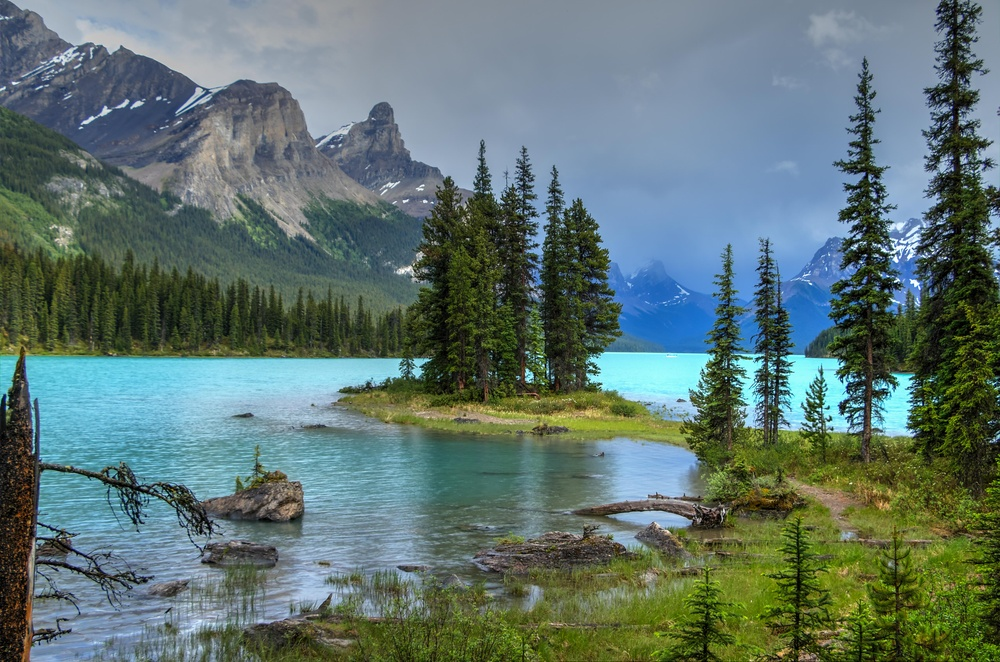
#> input picture images/parktree.jpg, 1000 x 662 px, shrunk from 5442 x 3603 before the run, found by its file name
$ python color_maps.py
#> lines starting #> are read from the running program, lines starting #| are printed output that depends on the picture
# color_maps.py
# all about color maps
# 6.26.22

# Import required packages:
import cv2

img = cv2.imread('./parktree.jpg')
#> img is the input picture: shape (662, 1000, 3); mean B, G, R 112, 116.3, 95.4

# convert bgr to grayscale
img_gray = cv2.cvtColor(img, cv2.COLOR_BGR2GRAY)
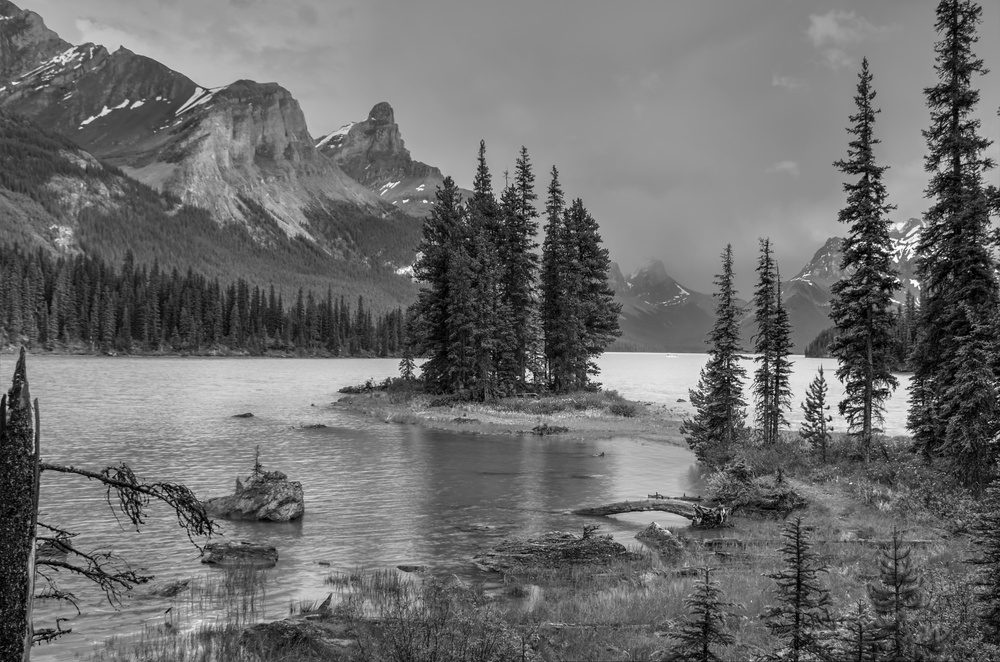
#> img_gray: shape (662, 1000); min 0, max 254, mean 109.6

# [10 lines of commented-out code are left out]
img_colormap = cv2.applyColorMap(img_gray, cv2.COLORMAP_HSV)
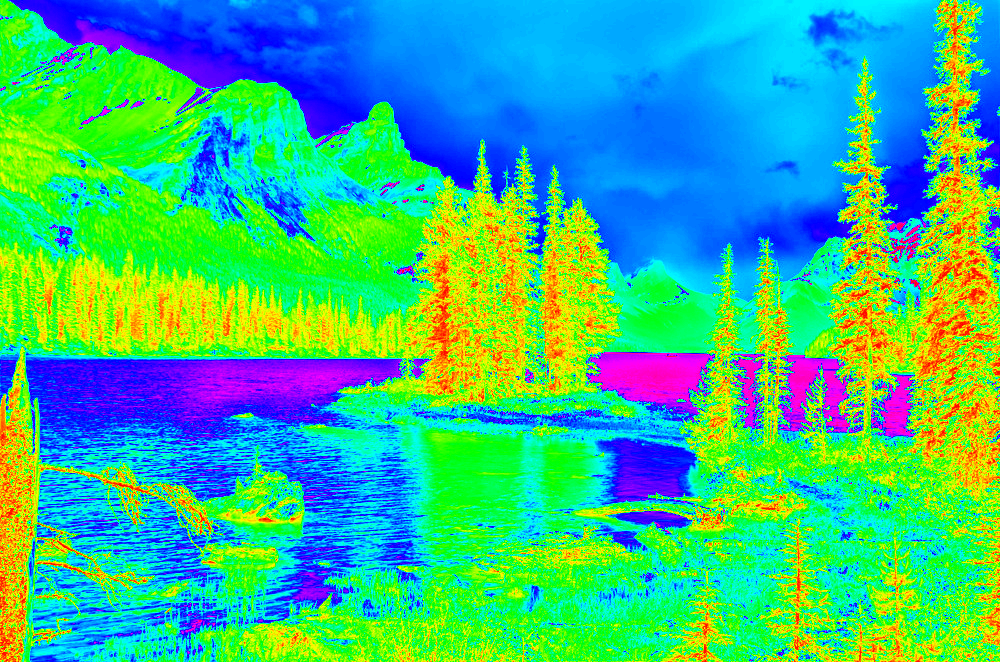
#> img_colormap: shape (662, 1000, 3); mean B, G, R 135.7, 186.2, 59.8
# [7 lines of commented-out code are left out]
ret = cv2.imshow('Orig', img)
cv2.waitKey()
ret = cv2.imshow('Gray', img_gray)
cv2.waitKey()
ret = cv2.imshow('Colormap', img_colormap)
cv2.waitKey()
